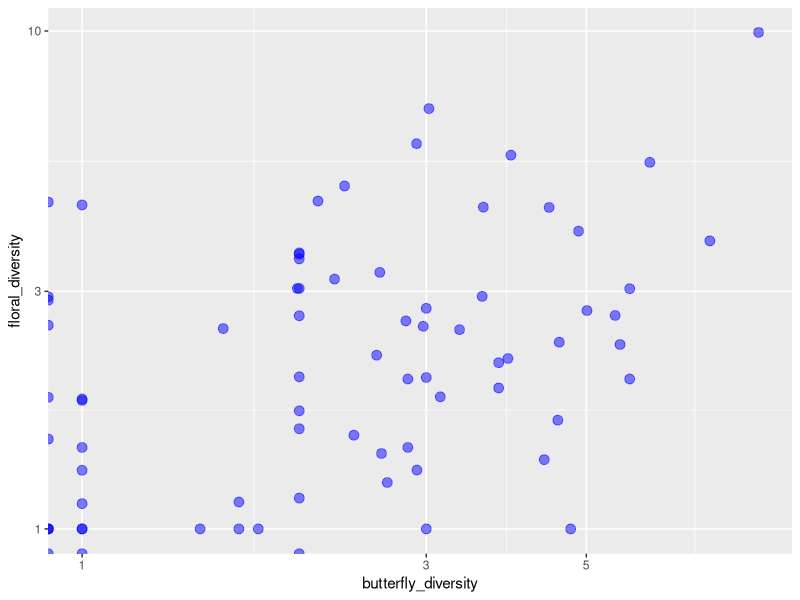
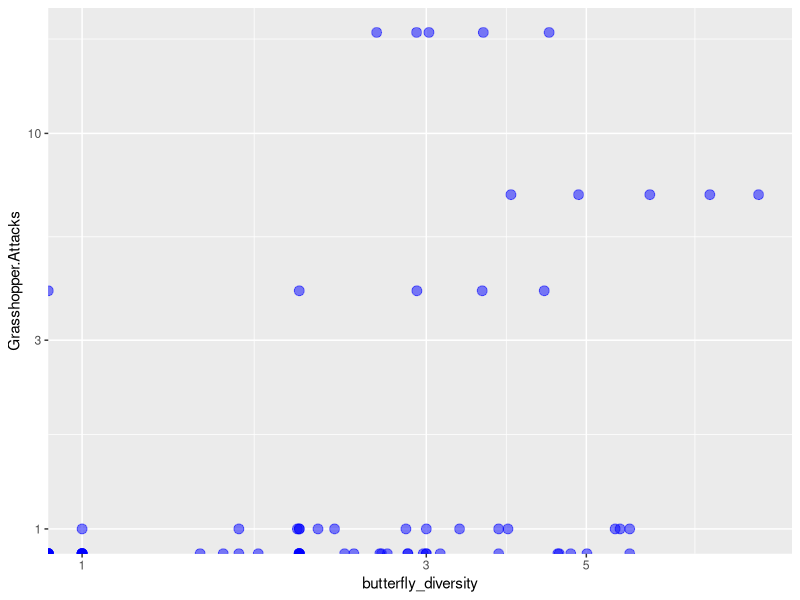
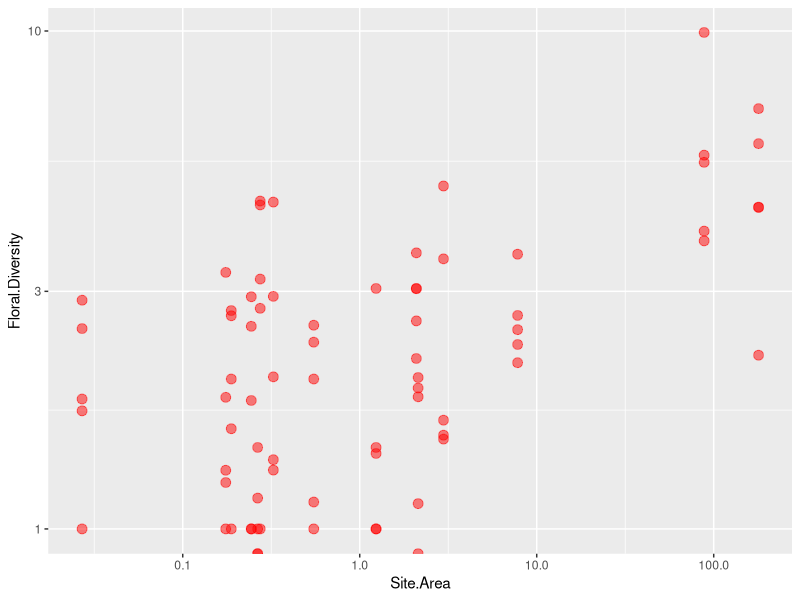
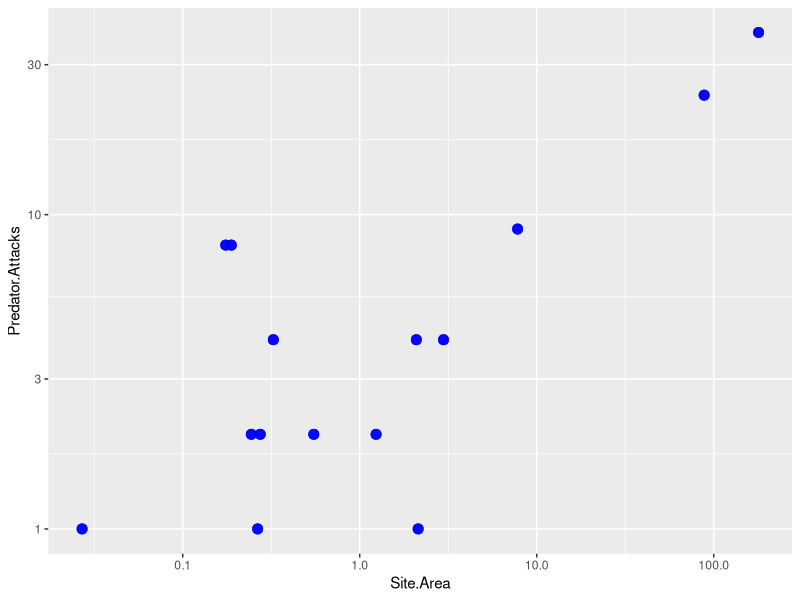
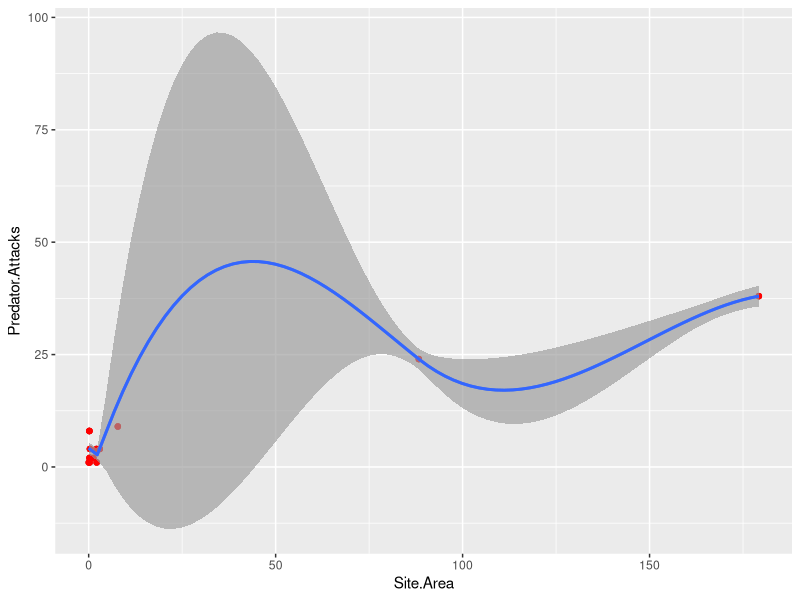

R code for these plots, in order:
## ---- chunk 1
knitr::opts_chunk$set(
  collapse = TRUE,
  comment = "#>"
)
library(dplyr)
## ---- chunk 2
diversity <- read.csv(file = "../data-raw/Dryad_Data.csv")
head(diversity)
## ---- chunk 3
butterfly_diversity <- diversity$Butterfly.Diversity 
floral_diversity <- diversity$Floral.Diversity
butterfly_richness <- diversity$Butterfly.Richness
head(butterfly_diversity)
str(butterfly_diversity)
## ---- chunk 4
cor(diversity$Butterfly.Diversity, diversity$Floral.Diversity) #Positive Correlation
## ---- chunk 5
library(ggplot2)

ggplot(data = diversity, mapping = aes(x = butterfly_diversity, y = floral_diversity)) +
geom_point(size = 3, color = "blue", alpha = 0.5) +
scale_y_log10() +
scale_x_log10()
## ---- chunk 6
cor(diversity$Butterfly.Diversity, diversity$Grasshopper.Attacks) # Low Correlation

## ---- chunk 7
ggplot(data = diversity, mapping = aes(x = butterfly_diversity, y = Grasshopper.Attacks)) +
geom_point(size = 3, color = "blue", alpha = 0.5) +
scale_y_log10() +
scale_x_log10()
## ---- chunk 8
cor(diversity$Site.Area, diversity$Floral.Diversity) #positive correlation
## ---- chunk 9
ggplot(data = diversity, mapping = aes(x = Site.Area, y = Floral.Diversity)) +
geom_point(size = 3, color = "red", alpha = 0.5) +
scale_y_log10() +
scale_x_log10()
## ---- chunk 10
cor(diversity$Site.Area, diversity$Predator.Attacks) #Positive Correlation

## ---- chunk 11
ggplot(data = diversity, mapping = aes(x = Site.Area, y = Predator.Attacks)) +
geom_point(size = 3, color = "blue", alpha = 0.5) +
scale_y_log10() +
scale_x_log10()
## ---- chunk 12
ggplot(data = diversity, mapping = aes(x = Site.Area, y = Predator.Attacks), color = "gray", alpha = 0.5) +
  geom_point(color = "gray") +
  geom_point(data = diversity, mapping = aes(x = Site.Area, y = Predator.Attacks), color = "red", alpha = 0.6) +
  geom_smooth() +
geom_smooth(data = diversity, mapping = aes(x = Site.Area, y = Predator.Attacks))
